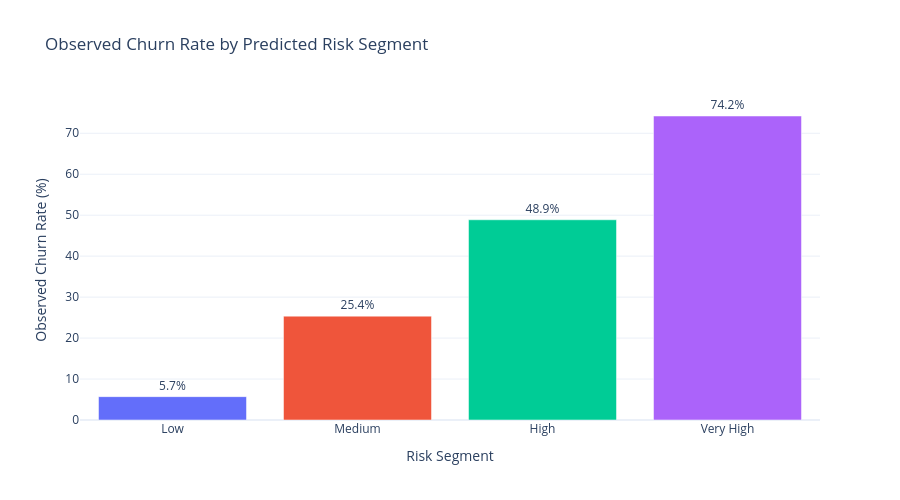

Notebook code cell kept with this figure:
### Code cell
fig = px.bar(
    risk_summary,
    x="Risk Segment",
    y="Actual_Churn_Rate",
    text=risk_summary["Actual_Churn_Rate"].round(1),
    color="Risk Segment",
    template="plotly_white",
    title="Observed Churn Rate by Predicted Risk Segment"
)

fig.update_traces(
    texttemplate="%{text:.1f}%",
    textposition="outside"
)

fig.update_layout(
    showlegend=False,
    width=900,
    height=500,
    yaxis_title="Observed Churn Rate (%)"
)

fig.show()

### Figure 1 — Plotly figure (JSON) as saved in the notebook; plotly's stock layout.template omitted (floating-point values rounded to 4 significant figures)
{"data": [{"hovertemplate": "Risk Segment=%{x}<br>Actual_Churn_Rate=%{y}<br>text=%{text}<extra></extra>", "legendgroup": "Low", "marker": {"color": "#636efa", "pattern": {"shape": ""}}, "name": "Low", "orientation": "v", "showlegend": true, "text": [5.7], "textposition": "outside", "texttemplate": "%{text:.1f}%", "type": "bar", "x": ["Low"], "xaxis": "x", "y": [5.705], "yaxis": "y"}, {"hovertemplate": "Risk Segment=%{x}<br>Actual_Churn_Rate=%{y}<br>text=%{text}<extra></extra>", "legendgroup": "Medium", "marker": {"color": "#EF553B", "pattern": {"shape": ""}}, "name": "Medium", "orientation": "v", "showlegend": true, "text": [25.4], "textposition": "outside", "texttemplate": "%{text:.1f}%", "type": "bar", "x": ["Medium"], "xaxis": "x", "y": [25.36], "yaxis": "y"}, {"hovertemplate": "Risk Segment=%{x}<br>Actual_Churn_Rate=%{y}<br>text=%{text}<extra></extra>", "legendgroup": "High", "marker": {"color": "#00cc96", "pattern": {"shape": ""}}, "name": "High", "orientation": "v", "showlegend": true, "text": [48.9], "textposition": "outside", "texttemplate": "%{text:.1f}%", "type": "bar", "x": ["High"], "xaxis": "x", "y": [48.88], "yaxis": "y"}, {"hovertemplate": "Risk Segment=%{x}<br>Actual_Churn_Rate=%{y}<br>text=%{text}<extra></extra>", "legendgroup": "Very High", "marker": {"color": "#ab63fa", "pattern": {"shape": ""}}, "name": "Very High", "orientation": "v", "showlegend": true, "text": [74.2], "textposition": "outside", "texttemplate": "%{text:.1f}%", "type": "bar", "x": ["Very High"], "xaxis": "x", "y": [74.21], "yaxis": "y"}], "layout": {"barmode": "relative", "height": 500, "legend": {"title": {"text": "Risk Segment"}, "tracegroupgap": 0}, "showlegend": false, "title": {"text": "Observed Churn Rate by Predicted Risk Segment"}, "width": 900, "xaxis": {"anchor": "y", "categoryarray": ["Low", "Medium", "High", "Very High"], "categoryorder": "array", "domain": [0, 1], "title": {"text": "Risk Segment"}}, "yaxis": {"anchor": "x", "domain": [0, 1], "title": {"text": "Observed Churn Rate (%)"}}}}
